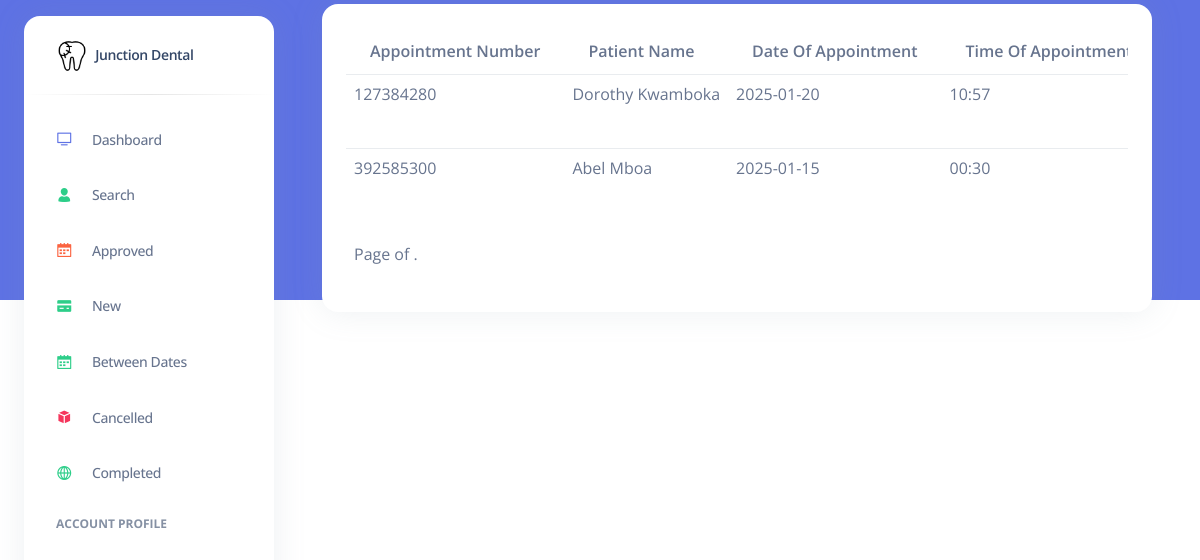
Screenshot of /Dashboard/PatientAppointmentCompleted (signed in) with the database file from the repository.
### Appointment/models.py (models this page shows, shortened)
class Appointment(models.Model):
    appointment_number = models.IntegerField(default=0, null='TRUE')
    appointee = models.ForeignKey(User, on_delete=models.CASCADE, related_name='patients', null=True, blank=False)
    fullname = models.CharField(max_length=250)
    mobile_number = models.CharField(max_length=11)
    email = models.EmailField(max_length=100)
    date_of_appointment = models.CharField(max_length=250)
    time_of_appointment = models.CharField(max_length=250)
    doctor_id = models.ForeignKey(DoctorReg, blank=True, null=True, on_delete=models.CASCADE)
    worry_id = models.ForeignKey(Specialization, on_delete=models.CASCADE, default=0, null=False)
    additional_msg = models.TextField(blank=True)
    remark = models.CharField(max_length=250, default=0)
    status = models.CharField(default=0, max_length=200)
    prescription = models.TextField(blank=True, default=0)
    recommended_test = models.TextField(blank=True, default=0)
    created_at = models.DateTimeField(auto_now_add=True)
    updated_at = models.DateTimeField(auto_now=True)
    appoint_status = models.CharField('Status', max_length=10, null=True, choices=APPOINTMENT_STATUS_CHOICES, blank=False, )
    payment = models.BooleanField('Payment', default=False, blank=True, null=True, choices=PAYMENT_CHOICES)

### Dashboard/views.py (the view)
# urls.py: path('PatientAppointmentCompleted', Patient_Appointment_Completed, name='patient_appointment_completed'),
@login_required(login_url='/accounts/login')
def Patient_Appointment_Completed(request):
    doctor_admin = request.user
    doctor_reg = DoctorReg.objects.get(member=doctor_admin)
    patientdetails1 = Appointment.objects.filter(status='Completed', doctor_id=doctor_reg)
    context = {'patientdetails1': patientdetails1, 'app_word': 'Completed'}
    return render(request, 'dashboard/includes/patient_list_app_appointment.html', context)

### Templates/dashboard/includes/patient_list_app_appointment.html (shortened to what this page needs)
{% extends 'dashboard/base.html' %}
{% block content %}
<div class="container-xxl py-1">
    <div class="container">
    <div class="row">
    <div class="col-sm-20">
    <div class="card card- table">
    <div class="card-body">
    <div class="table-responsive">
    <table class="table table-hover table-center mb-0 datatable">
    <thead>
    <tr>
    <th>Appointment Number</th>
    <th>Patient Name</th>
    <th>Date of Appointment</th>
    <th>Time of Appointment</th>
    </tr>
    </thead>
    <tbody>
        {% for i in patientdetails1 %}
    <tr>
    <td>{{i.appointment_number}}</td>
    <td>{{i.fullname}}</td>
    <td>{{i.date_of_appointment}}</td>
    <td>{{i.time_of_appointment}}</td>
    </tr> {% endfor %}
    </tbody>
    </table>
<div class="pagination" style="padding-top: 20px;padding-bottom: 20px;text-align: center;">
    <span class="step-links">
        <span class="current">
            Page {{ view_appointment.number }} of {{ view_appointment.paginator.num_pages }}.
        </span>
    </span>
</div>
    </div>
    </div>
    </div>
    </div>
    </div>
    </div>
</div>
{% endblock %}

### rows the page displays
Appointment: appointment_number "127384280", fullname "Dorothy Kwamboka", date_of_appointment "2025-01-20", time_of_appointment "10:57"
Appointment: appointment_number "392585300", fullname "Abel Mboa", date_of_appointment "2025-01-15", time_of_appointment "00:30"
